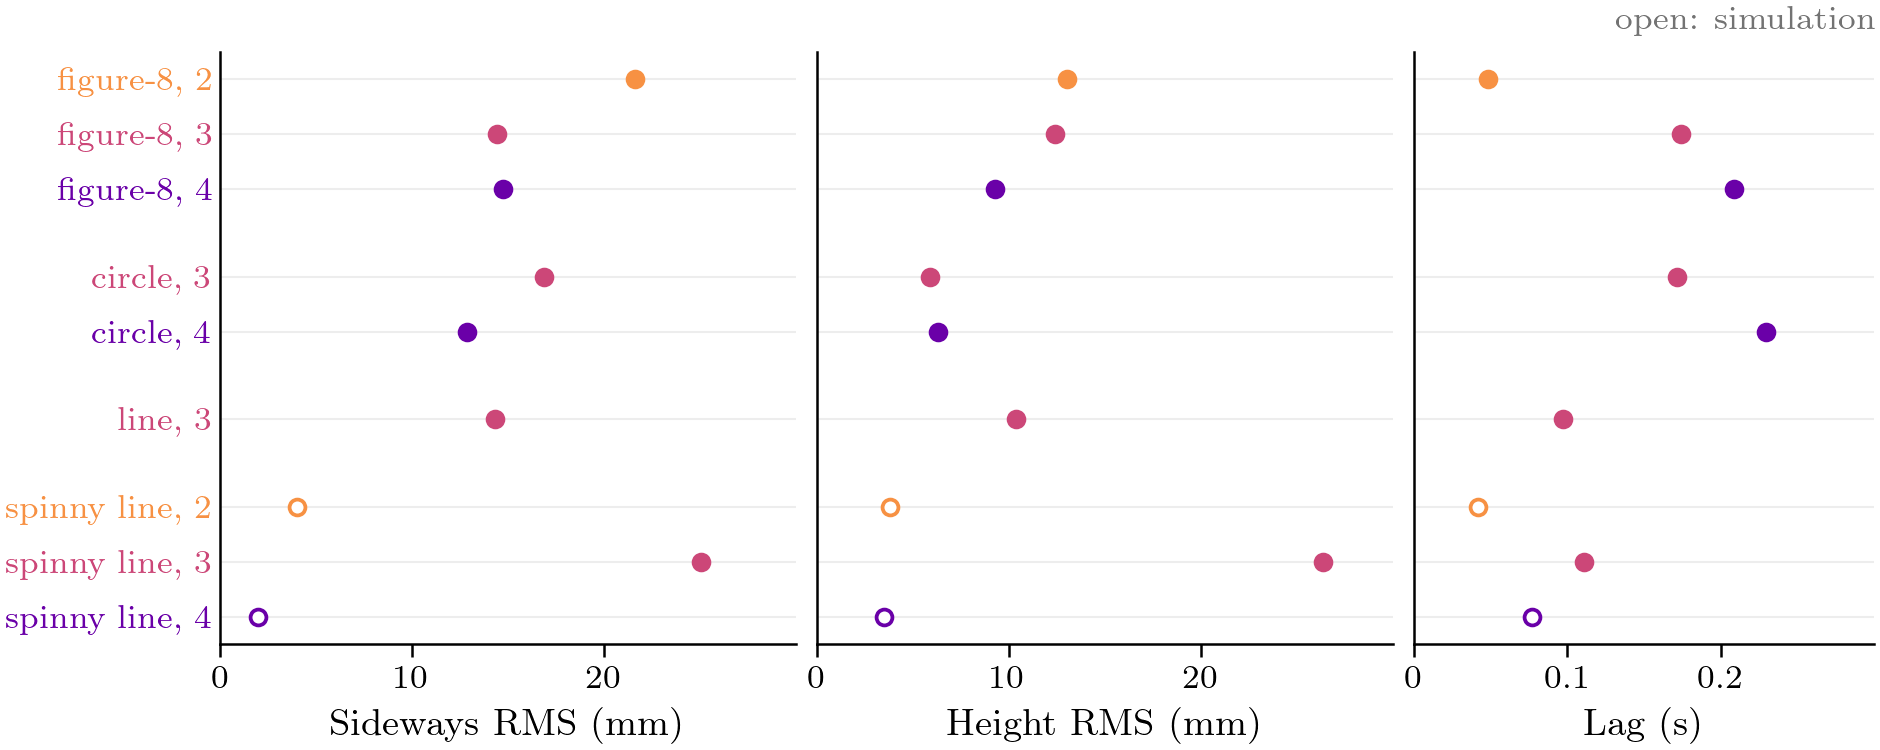

The script that saved this image:
#!/usr/bin/env python3
"""Tracking accuracy split into its parts: the ring's sideways distance to the path, its height error, and apart from
both its lag on the schedule (Wesley 22 Oct: a lag is fine if the path is followed closely).

Two designs (Wesley picks; the first is recommended):
  fig_components         every chosen path flight: RMS sideways, RMS height (mm) and the mean lag (s), one row each,
                         in its fleet size's colour, rig filled, twin open. Message: on the rig the sideways part is the
                         larger on every path but the spinny line (13-25 mm against 6-26 mm of height), and the ring runs
                         0.05-0.23 s behind its schedule. The spin's parts (3: 40.5 / 18.5 mm, 0.27 s; 4: 70.3 / 49.0 mm)
                         are off this scale: in the index.
  fig_components_eight   one flight (three carriers, the figure-8; its fleet colour) along the eight: (a) signed sideways distance to the
                         path (+ inside the curve), (b) height error, (c) lag, against the ring's position along the
                         eight, the tight bends shaded. Message: where the error builds along one lap.
Numbers: best_data.path_parts (n2_bands' window; metrics.project_on_path / contour_lag). The lag is drawn only where
contour_lag counts it (schedule faster than half its peak, outside clock holds).
"""
import math
import os
import sys

import numpy as np

sys.path.insert(0, os.path.dirname(os.path.abspath(__file__)))
import best_style as S  # noqa: E402
import best_data as B  # noqa: E402
import metrics as M  # noqa: E402

ROWS = [('figure-8', 2), ('figure-8', 3), ('figure-8', 4), ('circle', 3), ('circle', 4), ('line', 3),
        ('spinny line', 2), ('spinny line', 3), ('spinny line', 4)]


def along_eight(key):
    f = B.Flight(key)
    s = B.path_parts(f)
    d = f.run()
    t = d.t.to_numpy()
    des = d[['payload_ref_x', 'payload_ref_y']].to_numpy()
    c = M.contour_lag(t, d[['payload_x', 'payload_y']].to_numpy(), des, mask=s['w'], full=True)
    w = s['w']
    pos = s['s_at'] - s['s_at'][np.argmax(w)]
    path = s['path']
    tight = np.abs(path[4]) >= np.quantile(np.abs(path[4]), 0.75)
    return dict(pos=pos, w=w, across=s['across'], dz=s['dz'], lag=np.where(c['use'], c['lag'], np.nan),
                s_path=path[1], tight=tight, L=float(path[1][-1]), s=s)


def spans(x, m):
    """(start, end) of the runs of True in m along x."""
    m = np.r_[False, m, False]
    i = np.flatnonzero(np.diff(m.astype(int)))
    return [(x[a], x[min(b, len(x)) - 1]) for a, b in zip(i[::2], i[1::2])]


def design_profile():
    S.setup()
    fig = S.figure('full', 3.2)
    axs = fig.subplots(3, 1, sharex=True)
    data = {3: along_eight(B.RIG_BEST[('figure-8', 3)])}
    ref = data[3]
    for ax in axs:
        for a, b in spans(ref['s_path'], ref['tight']):
            ax.axvspan(a, b, color=S.FILL, lw=0, zorder=0)
        ax.axhline(0, color=S.LIGHT, lw=0.5, zorder=0)
    for n, r in data.items():
        r['w'] = r['w'] & (r['pos'] <= r['L'] - 0.1)    # the last 10 cm: the ring is projected back across the crossing
        o = np.argsort(r['pos'][r['w']])
        x = r['pos'][r['w']][o]
        kw = dict(color=S.FLEET_COLOUR[n], lw=S.LW_CTX)
        axs[0].plot(x, 1000 * r['across'][r['w']][o], **kw)
        axs[1].plot(x, 1000 * r['dz'][r['w']][o], **kw)
        lag = r['lag'][r['w']][o]
        axs[2].plot(x, np.where(np.isfinite(lag), lag, np.nan), **kw)
        print(n, f"sideways RMS {1000 * r['s']['across_rms']:.1f} mm, height RMS {1000 * r['s']['dz_rms']:.1f} mm, "
              f"lag {r['s']['lag_s']:+.2f} s, eight {r['L']:.2f} m")
    axs[0].annotate('bends', xy=(np.mean(spans(ref['s_path'], ref['tight'])[0]), 1), xycoords=('data', 'axes fraction'),
                    xytext=(0, 1), textcoords='offset points', ha='center', va='bottom', fontsize=8, color=S.GREY)
    axs[0].set_ylabel('Sideways (mm)')
    axs[1].set_ylabel('Height (mm)')
    axs[2].set_ylabel('Lag (s)')
    axs[0].set_ylim(-45, 45)
    axs[1].set_ylim(-45, 45)
    axs[0].set_yticks([-40, 0, 40])
    axs[1].set_yticks([-40, 0, 40])
    axs[2].set_ylim(-0.1, 0.5)
    axs[2].set_yticks([0, 0.2, 0.4])
    axs[2].set_xlim(0, ref['L'])
    axs[2].set_xlabel('Ring position along the figure-8 (m)')
    fig.align_ylabels(axs)
    for ax, letter in zip(axs, 'abc'):
        S.ps.panel_label(ax, letter)
    S.g_ticks(*axs)
    S.save(fig, 'fig_components_eight')


def design_table():
    rows = []
    for m, n in ROWS:
        key = B.RIG_BEST.get((m, n)) or B.TWIN_FILL.get((m, n))
        f = B.Flight(key)
        s = B.path_parts(f)
        rows.append((f'{m}, {n}', f.source, 1000 * s['across_rms'], 1000 * s['dz_rms'], s['lag_s'], n))
        print(rows[-1], key)
    S.setup()
    fig = S.figure('full', 2.5)
    axs = fig.subplots(1, 3, sharey=True, gridspec_kw=dict(width_ratios=[1, 1, 0.8]))
    group = np.cumsum([0] + [int(ROWS[i][0] != ROWS[i - 1][0]) for i in range(1, len(ROWS))])
    y = -(np.arange(len(rows)) + 0.6 * group)
    for i, (label, src, side, z, lag, n) in enumerate(rows):
        filled = src == 'rig'
        c = S.FLEET_COLOUR[n]
        for ax, v in zip(axs, (side, z, lag)):
            if math.isfinite(v):
                ax.plot(v, y[i], 'o', ms=S.MS, color=c, mfc=c if filled else 'white', mew=0.9)
    axs[0].set_yticks(y, [r[0] for r in rows])
    for t, r in zip(axs[0].get_yticklabels(), rows):
        t.set_color(S.FLEET_COLOUR[r[5]])
    axs[0].set_xlabel('Sideways RMS (mm)')
    axs[1].set_xlabel('Height RMS (mm)')
    axs[2].set_xlabel('Lag (s)')
    top = 10 * math.ceil(max(max(r[2], r[3]) for r in rows) / 10 + 0.05)
    for ax in axs[:2]:
        ax.set_xlim(0, top)
        ax.set_xticks(range(0, top, 10))           # no label at the panel's right edge, next to the next panel's 0
    axs[2].set_xlim(0, 0.3)
    axs[2].set_xticks([0, 0.1, 0.2])
    for ax in axs:
        ax.tick_params(axis='y', length=0)
        for yy in y:
            ax.axhline(yy, color=S.FILL, lw=0.5, zorder=0)
    axs[2].annotate('open: simulation', xy=(1, 1), xycoords='axes fraction', xytext=(0, 4), textcoords='offset points',
                    ha='right', va='bottom', fontsize=8, color=S.GREY)
    S.g_ticks(*axs, which='x')
    S.save(fig, 'fig_components')


if __name__ == '__main__':
    design_table()
    design_profile()
